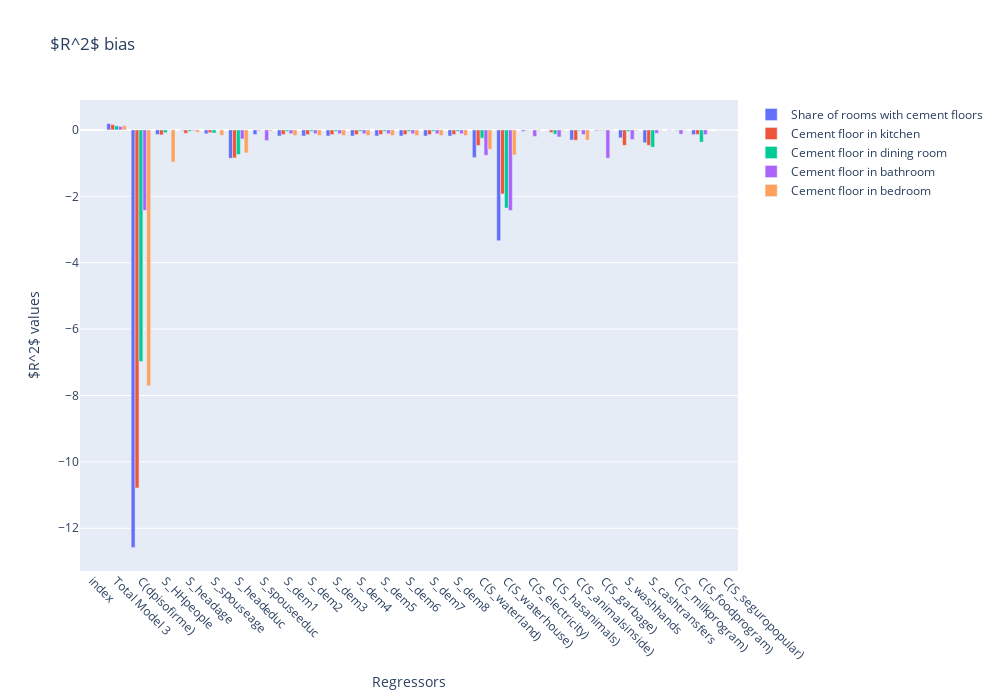

The cell this chart's notebook holds for it:
### Code cell
from plotly import graph_objs as go

variables = R2_df['index']
counter=0;

fig = go.Figure()

for vb in variables:
    
    trace = go.Bar(x=R2_df.columns, y=R2_df.iloc[counter], name=vb)
    
    fig.add_trace(trace)
    
    counter=counter+1

fig.update_layout(
    {'title_text': '$R^2$ bias',
        'xaxis': dict(title='Regressors', tickangle=45),
        'yaxis_title_text': '$R^2$ values',
        "width": 1000, "height": 700,
        "autosize": True})
fig.show()

### Figure 1 — Plotly figure (JSON) as saved in the notebook; plotly's stock layout.template omitted (floating-point values rounded to 4 significant figures)
{"data": [{"name": "Share of rooms with cement floors", "type": "bar", "x": ["index", "Total Model 3", "C(dpisofirme)", "S_HHpeople", "S_headage", "S_spouseage", "S_headeduc", "S_spouseeduc", "S_dem1", "S_dem2", "S_dem3", "S_dem4", "S_dem5", "S_dem6", "S_dem7", "S_dem8", "C(S_waterland)", "C(S_waterhouse)", "C(S_electricity)", "C(S_hasanimals)", "C(S_animalsinside)", "C(S_garbage)", "S_washhands", "S_cashtransfers", "C(S_milkprogram)", "C(S_foodprogram)", "C(S_seguropopular)"], "y": ["Share of rooms with cement floors", 0.1914, -12.58, -0.1397, -0.0176, -0.1164, -0.8518, -0.1405, -0.1829, -0.1829, -0.1829, -0.1829, -0.1829, -0.1829, -0.1829, -0.1829, -0.8344, -3.337, -0.04093, -0.0003453, -0.3039, -0.02301, -0.2402, -0.3864, -0.01381, -0.1423, 0]}, {"name": "Cement floor in kitchen", "type": "bar", "x": ["index", "Total Model 3", "C(dpisofirme)", "S_HHpeople", "S_headage", "S_spouseage", "S_headeduc", "S_spouseeduc", "S_dem1", "S_dem2", "S_dem3", "S_dem4", "S_dem5", "S_dem6", "S_dem7", "S_dem8", "C(S_waterland)", "C(S_waterhouse)", "C(S_electricity)", "C(S_hasanimals)", "C(S_animalsinside)", "C(S_garbage)", "S_washhands", "S_cashtransfers", "C(S_milkprogram)", "C(S_foodprogram)", "C(S_seguropopular)"], "y": ["Cement floor in kitchen", 0.1602, -10.78, -0.1501, -0.1014, -0.08325, -0.8424, -0.02066, -0.1395, -0.1395, -0.1395, -0.1395, -0.1395, -0.1395, -0.1395, -0.1395, -0.4673, -1.928, -0.0113, -0.07749, -0.3113, -0.0171, -0.4655, -0.4646, -0.0003124, -0.1359, 0]}, {"name": "Cement floor in dining room", "type": "bar", "x": ["index", "Total Model 3", "C(dpisofirme)", "S_HHpeople", "S_headage", "S_spouseage", "S_headeduc", "S_spouseeduc", "S_dem1", "S_dem2", "S_dem3", "S_dem4", "S_dem5", "S_dem6", "S_dem7", "S_dem8", "C(S_waterland)", "C(S_waterhouse)", "C(S_electricity)", "C(S_hasanimals)", "C(S_animalsinside)", "C(S_garbage)", "S_washhands", "S_cashtransfers", "C(S_milkprogram)", "C(S_foodprogram)", "C(S_seguropopular)"], "y": ["Cement floor in dining room", 0.1214, -6.975, -0.08415, -0.04412, -0.09412, -0.7421, -0.0002851, -0.04321, -0.04321, -0.04321, -0.04321, -0.04321, -0.04321, -0.04321, -0.04321, -0.2488, -2.353, -7.106e-05, -0.1297, -0.02239, -0.01219, -0.04468, -0.5201, -0.01916, -0.3666, 0]}, {"name": "Cement floor in bathroom", "type": "bar", "x": ["index", "Total Model 3", "C(dpisofirme)", "S_HHpeople", "S_headage", "S_spouseage", "S_headeduc", "S_spouseeduc", "S_dem1", "S_dem2", "S_dem3", "S_dem4", "S_dem5", "S_dem6", "S_dem7", "S_dem8", "C(S_waterland)", "C(S_waterhouse)", "C(S_electricity)", "C(S_hasanimals)", "C(S_animalsinside)", "C(S_garbage)", "S_washhands", "S_cashtransfers", "C(S_milkprogram)", "C(S_foodprogram)", "C(S_seguropopular)"], "y": ["Cement floor in bathroom", 0.1039, -2.424, -0.005191, -0.02346, -0.0003756, -0.2744, -0.3206, -0.1159, -0.1159, -0.1159, -0.1159, -0.1159, -0.1159, -0.1159, -0.1159, -0.764, -2.425, -0.1988, -0.2118, -0.1392, -0.8507, -0.2893, -0.1004, -0.1288, -0.1402, 0]}, {"name": "Cement floor in bedroom", "type": "bar", "x": ["index", "Total Model 3", "C(dpisofirme)", "S_HHpeople", "S_headage", "S_spouseage", "S_headeduc", "S_spouseeduc", "S_dem1", "S_dem2", "S_dem3", "S_dem4", "S_dem5", "S_dem6", "S_dem7", "S_dem8", "C(S_waterland)", "C(S_waterhouse)", "C(S_electricity)", "C(S_hasanimals)", "C(S_animalsinside)", "C(S_garbage)", "S_washhands", "S_cashtransfers", "C(S_milkprogram)", "C(S_foodprogram)", "C(S_seguropopular)"], "y": ["Cement floor in bedroom", 0.128, -7.706, -0.9665, -0.07037, -0.1628, -0.6929, -0.03227, -0.1682, -0.1682, -0.1682, -0.1682, -0.1682, -0.1682, -0.1682, -0.1682, -0.5856, -0.7554, -0.02286, -0.0174, -0.3059, -0.005473, -0.02094, -0.00968, -0.01286, -0.001016, 0]}], "layout": {"autosize": true, "height": 700, "title": {"text": "$R^2$ bias"}, "width": 1000, "xaxis": {"tickangle": 45, "title": {"text": "Regressors"}}, "yaxis": {"title": {"text": "$R^2$ values"}}}}
